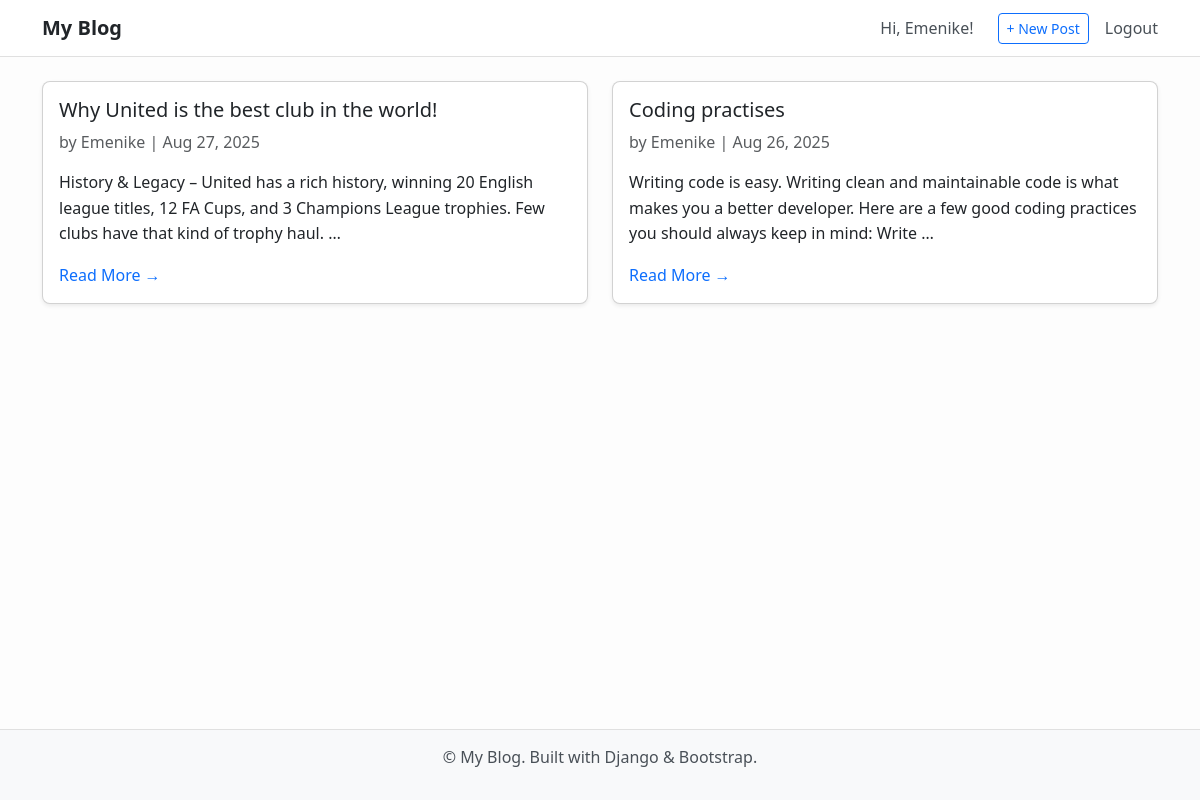
The app's page / (signed in) with its own data.
### blogs/models.py (models this page shows, shortened)
class BlogPost(models.Model):
   title = models.CharField(max_length=100)
   author = models.ForeignKey(User, on_delete=models.CASCADE, max_length=50, blank=True, null=True)
   body = models.TextField()
   date_created = models.DateTimeField(auto_now_add=True)
   class Meta:
      ordering = ['-date_created']

### blogs/views.py (the view)
# urls.py: path('', views.home, name='home'),
def home(request):
    blogs = BlogPost.objects.all()
    context = {'blogs': blogs}
    return render(request, template_name='blogs/home.html', context=context)

### blogs/templates/blogs/home.html (shortened to what this page needs)
{% extends "blogs/base.html" %}
{% load django_bootstrap5 %}
{% block content %}
<div class="row g-4">
    {% for blog in blogs %}
    <div class="col-lg-6 col-md-12">
        <div class="card shadow-sm rounded-3 p-3 blog-card h-100">
            <h5 class="card-title mb-2">{{ blog.title }}</h5>
            <p class="text-muted mb-3">
                by {{ blog.author }} | {{ blog.date_created|date:"M d, Y" }}
            </p>
            <p class="card-text" style="line-height: 1.6;">
                {{ blog.body|truncatewords:30 }}
            </p>
            <a href="{% url 'blog-detail' blog.id %}" class="read-more">Read More →</a>
        </div>
    </div>
    {% empty %}
    <div class="col-12">
        <p class="text-muted">No blog posts yet. {% if user.is_authenticated %}<a href="{% url 'create-blog' %}">Write one?</a>{% endif %}</p>
    </div>
    {% endfor %}
</div>
{% endblock %}

### blogs/templates/blogs/base.html (shortened to what this page needs)
<!DOCTYPE html>
<html lang="en">
<head>
    <link href="https://cdn.jsdelivr.net/npm/bootstrap@5.3.3/dist/css/bootstrap.min.css" rel="stylesheet">
</head>
<body>
    <nav class="navbar navbar-expand-lg">
        <div class="container">
            <a class="navbar-brand" href="{% url 'home' %}">My Blog</a>
            <div class="collapse navbar-collapse" id="navbarNav">
                <ul class="navbar-nav ms-auto align-items-center">
                    {% if user.is_authenticated %}
                        <li class="nav-item">
                            <span class="nav-link">Hi, {{ user.username }}!</span>
                        </li>
                        <li class="nav-item ms-3">
                            <a href="{% url 'create-blog' %}" class="btn btn-outline-primary btn-sm">+ New Post</a>
                        </li>
                        <li class="nav-item ms-3">
                            <form method="POST" action="{% url 'logout' %}" class="d-flex">
                                <button type="submit" class="btn btn-link nav-link p-0">Logout</button>
                            </form>
                        </li>
                    {% endif %}
                </ul>
            </div>
        </div>
    </nav>
    <div class="container my-4 flex-grow-1">
        {% block content %}{% endblock %}
    </div>
    <footer>
        <p>© {{ now|date:"Y" }} My Blog. Built with Django & Bootstrap.</p>
    </footer>
</body>
</html>

### blogs/templates/blogs/base.html (style rules this page uses)
body { font-family: "Segoe UI", Tahoma, Geneva, Verdana, sans-serif; background-color: #fdfdfd; color: #212529; min-height: 100vh; display: flex; flex-direction: column; }
nav { background-color: #ffffff; border-bottom: 1px solid #e0e0e0; }
nav .navbar-brand { font-weight: 700; color: #212529; }
nav .nav-link { color: #495057; transition: color 0.2s; }
footer { background-color: #f8f9fa; color: #495057; padding: 15px 0; text-align: center; margin-top: auto; border-top: 1px solid #e0e0e0; }
.blog-card { transition: transform 0.2s ease-in-out, box-shadow 0.2s ease-in-out; }
.read-more { text-decoration: none; color: #0d6efd; font-weight: 500; transition: color 0.2s; }

### records on screen
BlogPost: title "Why United is the best club in the world!", author "Emenike", date_created "Aug 27, 2025", body "History & Legacy – United has a rich history, winning 20 English league titles, 12 FA Cups, and 3 Champions League trophies. Few clubs have that kind of trophy haul. …"
BlogPost: title "Coding practises", author "Emenike", date_created "Aug 26, 2025", body "Writing code is easy. Writing clean and maintainable code is what makes you a better developer. Here are a few good coding practices you should always keep in mind: Write …"

### other values on screen
{{ user.username }} "Emenike"
